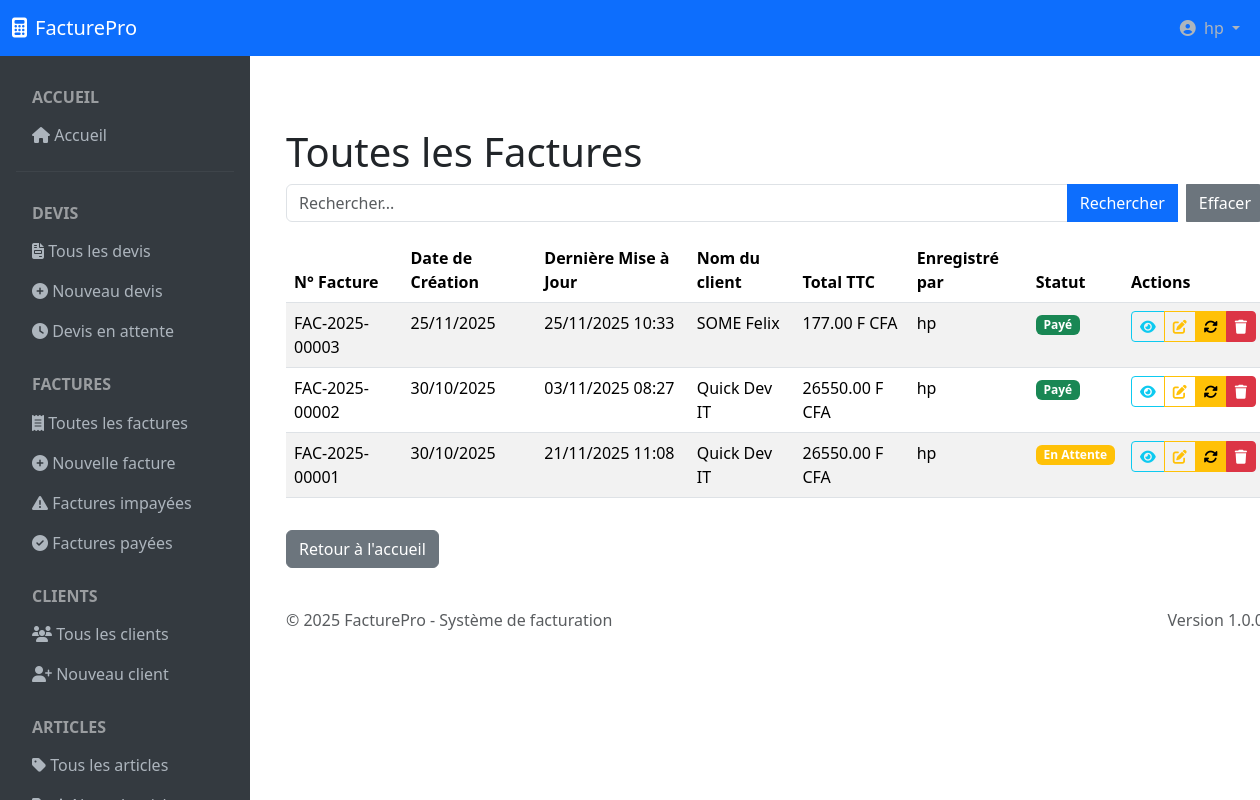
Screenshot of /factures/ (signed in) with the database file from the repository.
### register/models.py (models this page shows)
class User(AbstractUser):
    bio = models.TextField(blank=True, null=True)
    profile_photo = models.ImageField(verbose_name= 'Photo de profil' )

### facture/models.py (models this page shows, shortened)
class Facturation(models.Model):
    STATUT_PAYE = 1
    STATUT_EN_ATTENTE = 2
    STATUT_ANNULE = 3
    STATUT_CHOICES = (
        (STATUT_PAYE, 'Payé'),
        (STATUT_EN_ATTENTE, 'En Attente'),
        (STATUT_ANNULE, 'Annulée'),
    )
    client = models.ForeignKey(Client, on_delete=models.PROTECT)
    devis_origine = models.OneToOneField(
        Devis,
        on_delete=models.PROTECT,
        null=True,  # Changé pour permettre None temporairement
        blank=True,
        related_name='facture_generee'
    )
    save_by = models.ForeignKey(settings.AUTH_USER_MODEL, on_delete=models.PROTECT, related_name='factures')
    montant_accompte = models.DecimalField(
        max_digits=12,
        decimal_places=2,
        default=0.00,
        validators=[MinValueValidator(0)]
    )
    date_creation = models.DateTimeField(auto_now_add=True)
    statut = models.IntegerField(choices=STATUT_CHOICES, default=STATUT_EN_ATTENTE)
    numero = models.CharField(max_length=50, unique=True)
    last_update = models.DateTimeField(default=timezone.now)
    commentaire = models.TextField(null=True, blank=True, help_text="Entrer un commentaire sur la facture")
    net_a_payer = models.DecimalField(max_digits=12, decimal_places=2, default=0.00)
    taux_tva = models.DecimalField(
        max_digits=5,
        decimal_places=2,
        null=True,
        blank=True,
        default=Decimal('18.00')
    )
    total_tva = models.DecimalField(max_digits=12, decimal_places=2, default=0.00)
    total_net_ht = models.DecimalField(max_digits=12, decimal_places=2, default=0.00)
    total_ttc = models.DecimalField(max_digits=12, decimal_places=2, default=0.00)
    produits = models.ManyToManyField('Produit', through='ProduitFacturation', related_name='factures')
    services = models.ManyToManyField('Service', through='ServiceFacturation', related_name='factures')
    class Meta:
        indexes = [
            models.Index(fields=['numero']),
            models.Index(fields=['date_creation']),
            models.Index(fields=['statut']),
            models.Index(fields=['client', 'statut']),
            models.Index(fields=['-date_creation']),
        ]
        verbose_name = "Facture"
        verbose_name_plural = "Factures"

class Client(models.Model):
    TYPE_INDIVIDU = 'INDIVIDU'
    TYPE_ENTREPRISE = 'ENTREPRISE'
    TYPE_CHOICES = (
        (TYPE_INDIVIDU, 'Individu'),
        (TYPE_ENTREPRISE, 'Entreprise'),
    )
    SEXE_MASCULIN = 'Masculin'
    SEXE_FEMININ = 'Feminin'
    SEXE_CHOICES = (
        (SEXE_MASCULIN, 'Masculin'),
        (SEXE_FEMININ, 'Féminin'),
    )
    client_type = models.CharField(max_length=20, choices=TYPE_CHOICES, default=TYPE_INDIVIDU)
    nom = models.CharField(max_length=100)
    email = models.EmailField(max_length=150,unique=True)
    telephone = models.CharField(max_length=50, blank=True)
    adresse = models.TextField()
    ville = models.CharField(max_length=50, blank=True)
    sexe = models.CharField(max_length=15, choices=SEXE_CHOICES, blank=True)
    company_id_number = models.CharField(max_length=45, blank=True)
    company_iban = EncryptedCharField(max_length=34, blank=True)
    company_bic = EncryptedCharField(max_length=20, blank=True)
    date_creation = models.DateTimeField(auto_now_add=True)
    save_by = models.ForeignKey(settings.AUTH_USER_MODEL, on_delete=models.PROTECT, related_name='clients')
    class Meta:
        indexes = [
            models.Index(fields=['email']),
            models.Index(fields=['telephone']),
            models.Index(fields=['client_type']),
            models.Index(fields=['date_creation']),
        ]

### facture/views.py (the view, shortened to what this page needs)
# urls.py: path('factures/',views.facture_list, name='liste-facture'),
@login_required
def facture_list(request):
    query = request.GET.get('q', '').strip()
    factures = Facturation.objects.select_related('client', 'save_by').order_by('-date_creation')
    paginator = Paginator(factures, 5)
    page = request.GET.get('page')
    try:
        factures = paginator.page(page)
    except PageNotAnInteger:
        factures = paginator.page(1)
    except EmptyPage:
        factures = paginator.page(paginator.num_pages)
    context = {
        'factures': factures,
        'query': query,
    }
    return render(request, 'facture/listeFacture.html',context)

### facture/templates/facture/listeFacture.html (shortened to what this page needs)
{% extends 'facture/base.html' %}
{% block content %}
<div class="container mt-5">
    <h1>Toutes les Factures</h1>
    <div class="form-group mb-3">
        <form method="get" action="{% url 'liste-facture' %}">
            <div class="input-group">
                <input id="search" name="q" class="form-control" type="text" placeholder="Rechercher..." value="{{ query }}">
                <button type="submit" class="btn btn-primary">Rechercher</button>
                <a href="{% url 'liste-facture' %}" class="btn btn-secondary ms-2">Effacer</a>
            </div>
        </form>
    </div>
    <div class="table-responsive">
        <table class="table table-striped" id="factureTable">
            <thead>
                <tr>
                    <th>N° Facture</th>
                    <th>Date de Création</th>
                    <th>Dernière Mise à Jour</th>
                    <th>Nom du client</th>
                    <th>Total TTC</th>
                    <th>Enregistré par</th>
                    <th>Statut</th>
                    <th>Actions</th>
                </tr>
            </thead>
            <tbody>
                {% for facture in factures %}
                    <tr>
                        <td>{{ facture.numero }}</td>
                        <td>{{ facture.date_creation|date:"d/m/Y" }}</td>
                        <td>{{ facture.last_update|date:"d/m/Y H:i" }}</td>
                        <td>{{ facture.client.nom }}</td>
                        <td>{{ facture.total_ttc|floatformat:2 }} F CFA</td>
                        <td>{{ facture.save_by.username }}</td>
                        <td>
                            {% if facture.statut == 1 %}
                                <span class="badge bg-success">{{ facture.get_statut_display }}</span>
                            {% elif facture.statut == 2 %}
                                <span class="badge bg-warning">{{ facture.get_statut_display }}</span>
                            {% elif facture.statut == 3 %}
                                <span class="badge bg-danger">{{ facture.get_statut_display }}</span>
                            {% else %}
                                <span class="badge bg-secondary">{{ facture.get_statut_display }}</span>
                            {% endif %}
                        </td>
                        <td class="text-center">
                            <div class="btn-group">
                                <a href="{% url 'document-detail' document_id=facture.id document_type='facture' %}" class="btn btn-sm btn-outline-info" title="Voir détails">
                                    <i class="fas fa-eye"></i>
                                </a>
                                <a href="{% url 'modifier-facture' facture_id=facture.id %}" class="btn btn-sm btn-outline-warning" title="Modifier">
                                    <i class="fas fa-edit"></i>
                                </a>
                                <button type="button"
                                        class="btn btn-warning btn-sm btn-facture-mod"
                                        data-id="{{ facture.id }}"
                                        data-numero="{{ facture.numero }}"
                                        data-client="{{ facture.client.nom }}"
                                        data-statut="{{ facture.statut }}"
                                        title="Changer Statut"
                                        data-bs-toggle="modal"
                                        data-bs-target="#modifier">
                                    <i class="fas fa-sync-alt"></i>
                                </button>
                                <button type="button"
                                        class="btn btn-danger btn-sm btn-facture-sup"
                                        data-bs-toggle="modal"
                                        data-bs-target="#supprimer"
                                        data-id="{{ facture.id }}"
                                        data-numero="{{ facture.numero }}"
                                        data-client="{{ facture.client.nom }}"
                                        title="Supprimer">
                                    <i class="fas fa-trash"></i>
                                </button>
                            </div>
                        </td>
                    </tr>
                {% endfor %}
            </tbody>
        </table>
    </div>
    <a href="{% url 'home' %}" class="btn btn-secondary mt-3">Retour à l'accueil</a>
</div>
{% endblock %}

### facture/templates/facture/base.html (shortened to what this page needs)
<!DOCTYPE html>
<html lang="fr">
<head>
    <link href="https://cdnjs.cloudflare.com/ajax/libs/bootstrap/5.3.2/css/bootstrap.min.css" rel="stylesheet">
    <link href="https://cdnjs.cloudflare.com/ajax/libs/font-awesome/6.4.0/css/all.min.css" rel="stylesheet">
</head>
<body>
    <nav class="navbar navbar-expand-lg navbar-dark bg-primary fixed-top" style="z-index: 1000;">
        <div class="container-fluid">
            <a class="navbar-brand" href="{% url 'home' %}">
                <i class="fas fa-calculator me-2"></i>FacturePro
            </a>
            <div class="navbar-nav ms-auto">
                <div class="nav-item dropdown">
                    <a class="nav-link dropdown-toggle" href="#" role="button" data-bs-toggle="dropdown">
                        <i class="fas fa-user-circle me-1"></i>
                        {{ user.get_full_name|default:user.username|default:"Utilisateur" }}
                    </a>
                </div>
            </div>
        </div>
    </nav>
    <div class="container-fluid" style="margin-top: 56px;">
        <div class="row">
            <nav class="col-lg-2 sidebar p-3" id="sidebar">
                <div class="nav flex-column">
                     <h6 class="text-uppercase text-white-50 fw-bold px-3 mt-3 mb-2">Accueil</h6>
                    <a class="nav-link" href="{% url 'home' %}"><i class="fas fa-home"></i> Accueil</a>
                     <hr class="my-3" style="border-color: rgba(255,255,255,0.2);">
                    <h6 class="text-uppercase text-white-50 fw-bold px-3 mt-3 mb-2">Devis</h6>
                    <a class="nav-link" href="{% url 'liste-devis' %}"><i class="fas fa-file-invoice"></i> Tous les devis</a>
                    <a class="nav-link" href="{% url 'create-devis' %}"><i class="fas fa-plus-circle"></i> Nouveau devis</a>
                    <a class="nav-link" href="{% url 'liste-attente' %}"><i class="fas fa-clock"></i> Devis en attente</a>
                    <h6 class="text-uppercase text-white-50 fw-bold px-3 mt-4 mb-2">Factures</h6>
                    <a class="nav-link" href="{% url 'liste-facture' %}"><i class="fas fa-receipt"></i> Toutes les factures</a>
                    <a class="nav-link" href="{% url 'create-facture' %}"><i class="fas fa-plus-circle"></i> Nouvelle facture</a>
                    <a class="nav-link" href="{% url 'liste-impaye' %}"><i class="fas fa-exclamation-triangle"></i> Factures impayées</a>
                    <a class="nav-link" href="{% url 'liste-paye' %}"><i class="fas fa-check-circle"></i> Factures payées</a>
                    <h6 class="text-uppercase text-white-50 fw-bold px-3 mt-4 mb-2">Clients</h6>
                    <a class="nav-link" href="{% url 'liste-clients' %}"><i class="fas fa-users"></i> Tous les clients</a>
                    <a class="nav-link" href="{% url 'create-client' %}"><i class="fas fa-user-plus"></i> Nouveau client</a>
                    <h6 class="text-uppercase text-white-50 fw-bold px-3 mt-4 mb-2">Articles</h6>
                    <a class="nav-link" href="{% url 'gerer-article' %}"><i class="fas fa-tag"></i> Tous les articles</a>
                    <a class="nav-link" href="{% url 'ajouter_element' %}"> Nouvel article</a>
                </div>
            </nav>
            <main class="col-lg-10 main-content p-0">
                <div class="p-4">
                    {% if user.is_authenticated %}
                    {% block content %}{% endblock %}
                    {% else %}
                        <p>Login <a href="{% url 'login' %}"></a></p>
                    {% endif %}
                </div>
                <footer class="footer mt-auto py-3 px-4">
                    <div class="container-fluid">
                        <div class="row">
                            <div class="col-md-6">
                                <span class="text-muted">© 2025 FacturePro - Système de facturation</span>
                            </div>
                            <div class="col-md-6 text-md-end">
                                <span class="text-muted">Version 1.0.0</span>
                            </div>
                        </div>
                    </div>
                </footer>
            </main>
        </div>
    </div>
</body>
</html>

### facture/templates/facture/base.html (style rules this page uses)
.sidebar { background-color: #343a40; color: white; height: calc(100vh - 56px); position: fixed; top: 56px; left: 0; width: 250px; transform: translateX(-100%); transition: transform 0.3s ease; z-index: 1000; overflow-y: auto; overflow-x: hidden; scrollbar-width: thin; scrollbar-color: #6c757d #343a40; ; }
.nav-link { color: #adb5bd; }
.main-content { margin-left: 0; transition: margin-left 0.3s ease; }
@media (min-width: 992px) { .sidebar { transform: translateX(0); } }
@media (min-width: 992px) { .main-content { margin-left: 250px; } }

### rows the page displays
User: get_full_name "hp"
Facturation: numero "FAC-2025-00003", date_creation "25/11/2025", last_update "25/11/2025 10:33", client.nom "SOME Felix", total_ttc "177.00", save_by.username "hp", statut "Payé"
Facturation: numero "FAC-2025-00002", date_creation "30/10/2025", last_update "03/11/2025 08:27", client.nom "Quick Dev IT", total_ttc "26550.00", save_by.username "hp", statut "Payé"
Facturation: numero "FAC-2025-00001", date_creation "30/10/2025", last_update "21/11/2025 11:08", client.nom "Quick Dev IT", total_ttc "26550.00", save_by.username "hp", statut "En Attente"
